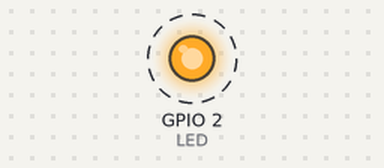
Bench run of a program on a simulated ESP32. On the bench: output pins drawn as LEDs (lit = HIGH). Dashed ring = blinking. What the program prints to the serial monitor is not drawn.

Above: at 0.1 s.
Timing chart, 0 to 3.0 s (numbered marks = the images above):
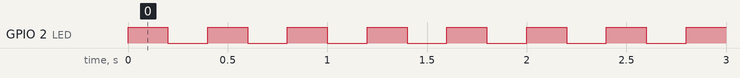

The program:

main.cpp
```cpp
#include <Arduino.h>

//biblioteca do freertos
#include "freertos/FreeRTOS.h"
#include "freertos/task.h"

//mapeamento de pinos
#define LED 2
/**
 *  exemplo para deletar task.
 *  esse exemplo exibe como deletar task
 *  Por: Fernando da Silva.
*/

//var para armazenamentos do handle das tasks
TaskHandle_t task_1_handle = NULL;
TaskHandle_t task_2_handle = NULL;

//prototipos de tasks
void vTask1(void *pvParameters);
void vTask2(void *pvParameters);

void setup() {
  //init from proccess
Serial.begin(115200);


xTaskCreate(vTask1,"TASK1", configMINIMAL_STACK_SIZE, NULL,1, &task_1_handle);
xTaskCreate(vTask2,"TASK2", configMINIMAL_STACK_SIZE+1024,NULL,2, &task_2_handle);
}

void loop() {
vTaskDelay(3000);
}


void vTask1(void *pvParameters){
  pinMode(LED, OUTPUT);

  while (1)
  {
    /**
     *  digitalWrite(LED, !digitalRead(LED));
     *   digitalWrite == escreve
     *   LED, var led
     *   !digitalRead(LED));  leia e inverta a sua leitura passando a var !digitalRead(LED));
     *
    */
   digitalWrite(LED, !digitalRead(LED));
   vTaskDelay(pdMS_TO_TICKS(200));
  }


}
void vTask2(void *pvParameters){
  pinMode(LED, OUTPUT);
  int cont = 0;
  while (1)
  {
       Serial.println("Task2: " + String(cont++));

       if(cont >=10){
        if(task_1_handle != NULL){
          Serial.println("Deletando task 1");
          vTaskDelete(task_1_handle);
          digitalWrite(LED, LOW);
          task_1_handle = NULL;
        }
        if(cont >= 15){
          Serial.println("Deletando task 2");
          vTaskDelete(task_2_handle);
          task_2_handle = NULL;
        }
       }
       vTaskDelay(pdMS_TO_TICKS(1000));
  }

}
```

Measured:
- by itself, GPIO 2 (LED): alternates HIGH for 0.20 s and LOW for 0.20 s, 46 changes in all, then stays LOW
